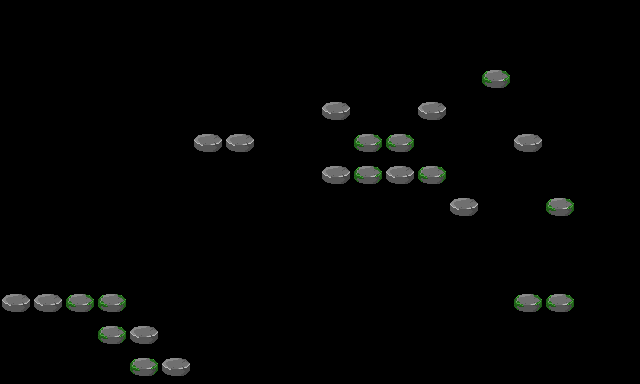

A 2D game scene composited from a Tiled map and its tileset images. What follows is a short description and the map's XML, with every tile layer's data as written:
An orthogonal 20x12 tile map with 32x32 px tiles, 1 tile layer (Tile Layer 1).

<map version="1.10" tiledversion="1.10.2" orientation="orthogonal" renderorder="right-down" width="20" height="12" tilewidth="32" tileheight="32" infinite="0" nextlayerid="2" nextobjectid="1">
 <tileset firstgid="1" source="foilage.tsx" />
 <layer id="1" name="Tile Layer 1" width="20" height="12">
  <data encoding="csv">
0,0,0,0,0,0,0,0,0,0,0,0,0,0,0,0,0,0,0,0,
0,0,0,0,0,0,0,0,0,0,0,0,0,0,0,0,0,0,0,0,
0,0,0,0,0,0,0,0,0,0,0,0,0,0,0,2,0,0,0,0,
0,0,0,0,0,0,0,0,0,0,1,0,0,1,0,0,0,0,0,0,
0,0,0,0,0,0,1,1,0,0,0,2,2,0,0,0,1,0,0,0,
0,0,0,0,0,0,0,0,0,0,1,2,1,2,0,0,0,0,0,0,
0,0,0,0,0,0,0,0,0,0,0,0,0,0,1,0,0,2,0,0,
0,0,0,0,0,0,0,0,0,0,0,0,0,0,0,0,0,0,0,0,
0,0,0,0,0,0,0,0,0,0,0,0,0,0,0,0,0,0,0,0,
1,1,2,2,0,0,0,0,0,0,0,0,0,0,0,0,2,2,0,0,
0,0,0,2,1,0,0,0,0,0,0,0,0,0,0,0,0,0,0,0,
0,0,0,0,2,1,0,0,0,0,0,0,0,0,0,0,0,0,0,0
</data>
 </layer>
</map>
